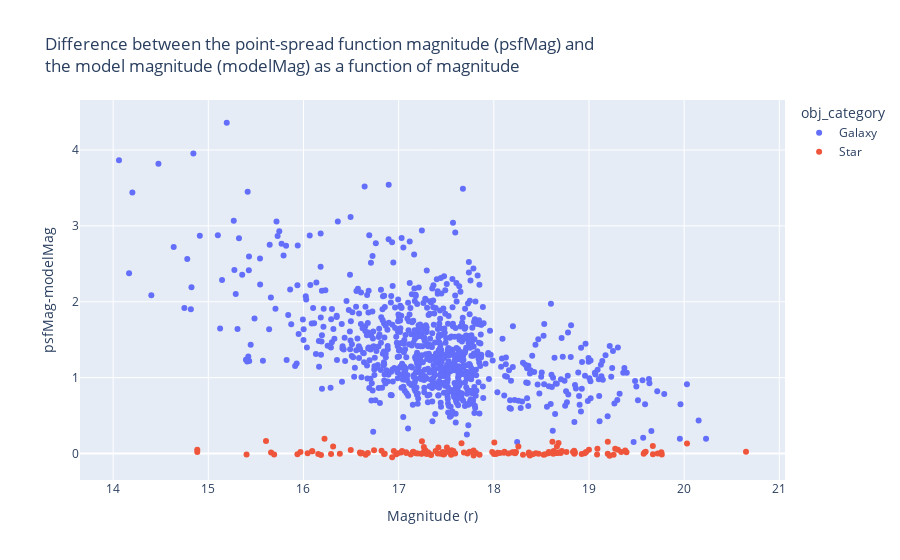

The notebook cell saved with this chart:
### Code cell
train_ps.plot.scatter(x='modelMag_r', y="psfModelDiff", color="obj_category",
                      title="Difference between the point-spread function magnitude (psfMag) and <br>the model magnitude (modelMag) as a function of magnitude",
                     labels=dict(modelMag_r="Magnitude (r)", psfModelDiff="psfMag-modelMag"))

### Figure 1 — Plotly figure (JSON) as saved in the notebook; plotly's stock layout.template omitted (floating-point values rounded to 4 significant figures; data arrays with more than 128 entries replaced by an {"elided": "..."} marker saying what was removed)
{"data": [{"hovertemplate": "obj_category=Galaxy<br>Magnitude (r)=%{x}<br>psfMag-modelMag=%{y}<extra></extra>", "legendgroup": "Galaxy", "marker": {"color": "#636efa", "symbol": "circle"}, "mode": "markers", "name": "Galaxy", "orientation": "v", "showlegend": true, "type": "scatter", "x": {"elided": "857 float values"}, "xaxis": "x", "y": {"elided": "857 float values"}, "yaxis": "y"}, {"hovertemplate": "obj_category=Star<br>Magnitude (r)=%{x}<br>psfMag-modelMag=%{y}<extra></extra>", "legendgroup": "Star", "marker": {"color": "#EF553B", "symbol": "circle"}, "mode": "markers", "name": "Star", "orientation": "v", "showlegend": true, "type": "scatter", "x": {"elided": "143 float values"}, "xaxis": "x", "y": {"elided": "143 float values"}, "yaxis": "y"}], "layout": {"autosize": true, "legend": {"title": {"text": "obj_category"}, "tracegroupgap": 0}, "title": {"text": "Difference between the point-spread function magnitude (psfMag) and <br>the model magnitude (modelMag) as a function of magnitude"}, "xaxis": {"anchor": "y", "autorange": true, "domain": [0, 1], "range": [13.65, 21.07], "title": {"text": "Magnitude (r)"}, "type": "linear"}, "yaxis": {"anchor": "x", "autorange": true, "domain": [0, 1], "range": [-0.4131, 4.723], "title": {"text": "psfMag-modelMag"}, "type": "linear"}}}
